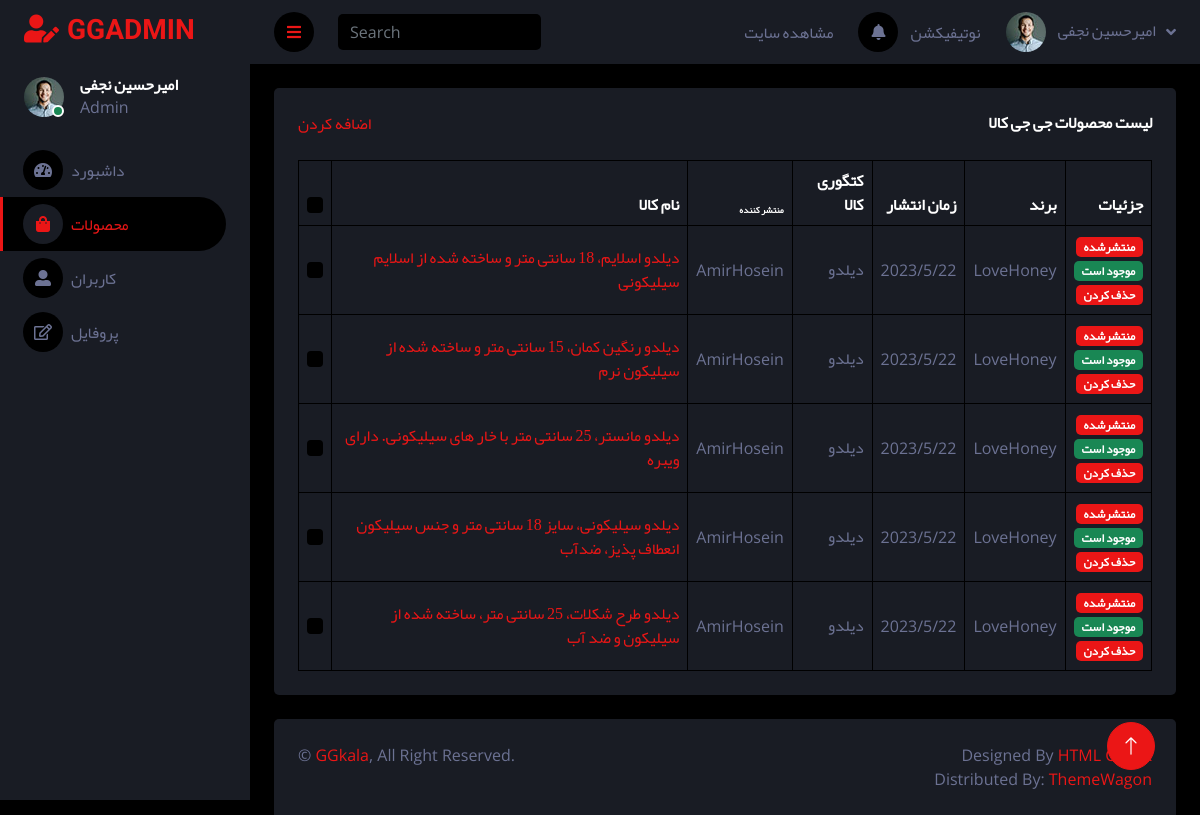
Page /account/products/ (signed in) on the committed database.
### account/models.py (models this page shows, shortened)
class User(AbstractUser):
    email = models.EmailField(unique=True, verbose_name='آدرس ایمیل')
    special_user = models.DateTimeField(blank=True, default=timezone.now, verbose_name='کاربر ویژه')
    def is_special_user(self):
        if self.special_user > timezone.now():
            return True
        else:
            return False
    is_special_user.boolean = True
    class Meta:
        ordering = ['-date_joined']

### Products/models.py (models this page shows, shortened)
class SexToys(models.Model):
    INVENTORY = (("available", "موجود"),
                 ("unavailable", "ناموجود"))
    PUBLISHD = (("published", "منتشر شده"),
                ("unpublished", "پیش نویس"),
                ("pending", "درحال بررسی"),
                ("returned", "برگشت داده شده"),)
    publisher = models.ForeignKey(User, null=True, on_delete=models.SET_NULL, related_name="publisher_Products", verbose_name="اضافه کننده")
    title = models.TextField(max_length=65, verbose_name="عنوان")
    photo = models.ImageField(upload_to="products_imagecs", verbose_name="تصویر")
    price = models.IntegerField(verbose_name="قیمت")
    off = models.IntegerField(default=0, blank=True, verbose_name='درصد تخفیف')
    color = models.ManyToManyField(Color, verbose_name="رنگ")
    category = models.ManyToManyField(Category, related_name="sexy_toys_related_name", verbose_name="کتگوری")
    brand = models.CharField(max_length=30, blank=True, verbose_name="برند")
    size = models.CharField(max_length=30, verbose_name="سایز")
    about = models.TextField(verbose_name="توضیحات")
    slug = models.SlugField(unique=True, verbose_name="اسلاگ")
    inventory = models.CharField(max_length=15, choices=INVENTORY, default="Available", verbose_name="موجود")
    publish = models.CharField(max_length=15, choices=PUBLISHD, default="unpublished", verbose_name="وضعیت انتشار")
    created = models.DateTimeField(auto_now_add=True)
    update = models.DateTimeField(auto_now=True)
    hits = models.ManyToManyField(ViewCounter, blank=True, related_name='hits_related')
    review = models.ManyToManyField(ReviewModel, blank=True, related_name='review_related')
    real = models.IntegerField(blank=True, default=0)
    object = MyManager()
    reason_for_return = models.TextField(verbose_name="دلیل قبول نشدن محصول", blank=True, help_text='اگر قرار است محصول را رد کنید، چند خطی در مورد دلیل آن بنویسید')
    def show_category(self):
        return ", ".join([cat.category_name for cat in self.category.return_truestatus()])
    def created_short(self):
        return date_format(self.created, format='SHORT_DATE_FORMAT', use_l10n=True)
    class Meta:
        ordering = ("-created",)

### Category/models.py (models this page shows, shortened)
class Category(models.Model):
    parent = models.ForeignKey('self', default=None, blank=True, null=True, on_delete=models.SET_NULL, related_name='parents_related')
    category_name = models.CharField(max_length=100)
    page_title = models.CharField(max_length=30, default="جی جی کالا")
    slug = models.SlugField(unique=True)
    status = models.BooleanField(default=True)
    caption = models.TextField(default="")
    photo = models.ImageField(upload_to="Sex-Toys-photo", blank=True)
    position = models.IntegerField(unique=True)
    class Meta:
        ordering = ['parent__id', 'position']
    objects = CategoryManager()

### account/views.py (the view)
# urls.py: path('products/', ProductAdmin.as_view(), name="products"),
class ProductAdmin(SuperUserAndStaffMixin, ListView):
    template_name = "registration/products_list.html"
    def get_queryset(self):
        if self.request.user.is_superuser:
            return SexToys.object.all()
        elif self.request.user.is_staff:
            return SexToys.object.filter(publisher=self.request.user)

### Category/models.py (called while the page is built)
    def return_truestatus(self):
        return self.filter(status="True")

### account/mixin.py (called while the page is built)
    def dispatch(self, request, *args, **kwargs):
        if request.user.is_superuser or request.user.is_staff:
            return super().dispatch(request, *args, **kwargs)
        else:
            raise Http404("not found")

### account/templatetags/base_tags.py (called while the page is built)
@register.inclusion_tag("registration/tags/select_meno.html")
def link(request, link_name, content, classes):
    return {
        "request": request,
        "link_name": link_name,
        "link": "account:{0}".format(link_name),
        "content": content,
        "classes": classes
    }

### account/templates/registration/products_list.html (shortened to what this page needs)
{% extends 'registration/main.html' %}
{% block body %}
    <div class="container-fluid pt-4 px-4">
        <div class="bg-secondary text-center rounded p-4">
            <div class="d-flex align-items-center justify-content-between mb-4">
                <a href="{% url 'account:product_create' %}" class="yekan">اضافه کردن</a>
                <h6 class="mb-0 yekan">لیست محصولات جی جی کالا</h6>
            </div>
            <div class="table-responsive">
                <table class="table text-start align-middle table-bordered table-hover mb-0">
                    <thead>
                    <tr class="text-white">
                        <th scope="col"><label>
                            <input class="form-check-input" type="checkbox">
                        </label></th>
                        <th scope="col" class="yekan">نام کالا</th>
                        <th scope="col" class="yekan" style="font-size: 9px;">منتشر کننده</th>
                        <th scope="col" class="yekan">کتگوری کالا</th>
                        <th scope="col" class="yekan">زمان انتشار</th>
                        <th scope="col" class="yekan">برند</th>
                        <th scope="col" class="yekan">جزئیات</th>
                    </tr>
                    </thead>
                    <tbody>
                    {% for object in object_list %}
                        <tr>
                            <td><label>
                                <input class="form-check-input" type="checkbox">
                            </label></td>
                            <td class="yekan dir-rtl" >
                                {% if object.publish == 'unpublished' or object.publish == 'returned' or user.is_superuser %}
                                    <a href="{% url 'account:product_update' object.pk %}">{{ object.title|truncatechars:100 }}</a>
                                {% else %}
                                    {{ object.title|truncatechars:100 }}
                                {% endif %}
                            </td>
                            <td>{{ object.publisher }}</td>
                            <td class="yekan">{{ object.show_category|truncatechars:200 }}</td>
                            <td>{{ object.created_short }}</td>
                            <td>{{ object.brand }}</td>
                            <td class="yekan">
                                {% if object.publish == "published" %}
                                    <span class="d-block"><a class="badge bg-primary yekan low_font" href="{% url 'Products:detail' object.slug %}">منتشرشده</a></span>
                                {% elif object.publish == "unpublished" %}
                                    <span class="d-block"><a class="badge bg-info yekan low_font" href="{% url 'Products:preview' object.pk %}">منتشرنشده</a></span>
                                {% elif object.publish == "pending" %}
                                    <span class="d-block"><a class="badge bg-info yekan low_font" href="{% url 'Products:preview' object.pk %}">درحال بررسی</a></span>
                                {% elif object.publish == "returned" %}
                                    <span class="d-block"><a class="badge bg-light yekan low_font" href="{% url 'Products:preview' object.pk %}">برگشت داده شده</a></span>
                                {% endif %}
                                {% if object.inventory == "unavailable" %}
                                    <span class="d-block"><a class="badge bg-warning yekan low_font" href="#">ناموجود است</a></span>
                                {% elif object.inventory == "available" %}
                                    <span class="d-block"><a class="badge bg-success yekan low_font" href="#">موجود است</a></span>
                                {% endif %}
                                {% if user.is_superuser %}
                                    <span class="d-block"><a class="badge bg-primary yekan low_font" href="{% url 'account:product_delete' object.pk %}">حذف کردن</a></span>
                                {% endif %}
                            </td>
                        </tr>
                    {% endfor %}
                    </tbody>
                </table>
            </div>
        </div>
    </div>
{% endblock %}

### account/templates/registration/main.html (shortened to what this page needs)
{% load static %}
{% load base_tags %}
<!DOCTYPE html>
<html lang="en">
<head>
    <link href="https://cdnjs.cloudflare.com/ajax/libs/font-awesome/5.10.0/css/all.min.css" rel="stylesheet">
    <link href="https://cdn.jsdelivr.net/npm/bootstrap-icons@1.4.1/font/bootstrap-icons.css" rel="stylesheet">
    <link href="{% static 'account/dashboard/lib/owlcarousel/assets/owl.carousel.min.css' %}" rel="stylesheet">
    <link href="{% static 'account/dashboard/lib/tempusdominus/css/tempusdominus-bootstrap-4.min.css' %}" rel="stylesheet">
    <link href="{% static 'account/dashboard/css/bootstrap.min.css' %}" rel="stylesheet">
    <link href="{% static 'account/dashboard/css/style.css' %}" rel="stylesheet">
</head>
<body>
<div class="container-fluid position-relative d-flex p-0">
    <div class="sidebar pe-4 pb-3">
        <nav class="navbar bg-secondary navbar-dark">
            <a href="{% url 'account:dashboard' %}" class="navbar-brand mx-4 mb-3">
                <h3 class="text-primary"><i class="fa fa-user-edit me-2"></i>GGADMIN</h3>
            </a>
            <div class="d-flex align-items-center ms-4 mb-4">
                <div class="position-relative">
                    <img class="rounded-circle" src="{% static 'account/dashboard/img/user.jpg' %}" alt="" style="width: 40px; height: 40px;">
                    <div class="bg-success rounded-circle border border-2 border-white position-absolute end-0 bottom-0 p-1"></div>
                </div>
                <div class="ms-3">
                    <h6 class="mb-0 yekan">{{ user.get_full_name }}</h6>
                    <span>Admin</span>
                </div>
            </div>
            <div class="navbar-nav w-100">
                {% link request 'dashboard' 'داشبورد' 'fa fa-tachometer-alt me-2' %}
                {% link request 'products' 'محصولات' 'fa fa-shopping-bag me-2' %}
                {% if user.is_superuser %}
                    {% link request 'users' 'کاربران' 'fas fa-user-alt me-2' %}
                {% endif %}
                {% link request 'profile' 'پروفایل' 'far fa-edit me-2' %}
            </div>
        </nav>
    </div>
</div>
<div class="content">
    <nav class="navbar navbar-expand bg-secondary navbar-dark sticky-top px-4 py-0">
        <a href="#" class="sidebar-toggler flex-shrink-0">
            <i class="fa fa-bars"></i>
        </a>
        <form class="d-none d-md-flex ms-4">
            <label>
                <input class="form-control bg-dark border-0" type="search" placeholder="Search">
            </label>
        </form>
        <div class="navbar-nav align-items-center ms-auto">
            <div class="nav-item dropdown">
                <a href="{% url 'Home:home' %}" class="nav-link" target="_blank">
                    <span class="d-none d-lg-inline-flex yekan">مشاهده سایت</span>
                </a>
            </div>
            <div class="nav-item dropdown">
                <a href="#" class="nav-link">
                    <i class="fa fa-bell me-lg-2"></i>
                    <span class="d-none d-lg-inline-flex yekan">نوتیفیکشن</span>
                </a>
            </div>
            <div class="nav-item dropdown">
                <a href="#" class="nav-link dropdown-toggle" data-bs-toggle="dropdown">
                    <img class="rounded-circle me-lg-2" src="{% static 'account/dashboard/img/user.jpg' %}" alt="" style="width: 40px; height: 40px;">
                    <span class="d-none d-lg-inline-flex yekan">{{ user.get_full_name }}</span>
                </a>
            </div>
        </div>
    </nav>
    {% block body %}{% endblock %}
    <div class="container-fluid pt-4 px-4">
        <div class="bg-secondary rounded-top p-4">
            <div class="row">
                <div class="col-12 col-sm-6 text-center text-sm-start">
                    &copy; <a href="#">GGkala</a>, All Right Reserved.
                </div>
                <div class="col-12 col-sm-6 text-center text-sm-end">
                    Designed By <a href="#">HTML Codex</a>
                    <br>Distributed By: <a href="#" target="_blank">ThemeWagon</a>
                </div>
            </div>
        </div>
    </div>
</div>
<a href="#" class="btn btn-lg btn-primary btn-lg-square back-to-top"><i class="bi bi-arrow-up"></i></a>
</body>
</html>

### static/account/dashboard/css/style.css (style rules this page uses)
.yekan { font-family: Yekan, serif; text-align: right; }
.dir-rtl { direction: rtl; text-align: right; }
:root { --primary: #EB1616; --secondary: #191C24; --light: #6C7293; --dark: #000000; }
.back-to-top { position: fixed; display: none; right: 45px; bottom: 45px; z-index: 99; }
.btn { transition: .5s; }
.btn-lg-square { width: 48px; height: 48px; }
.btn-square, .btn-sm-square, .btn-lg-square { padding: 0; display: inline-flex; align-items: center; justify-content: center; font-weight: normal; border-radius: 50px; }
.sidebar { position: fixed; top: 0; left: 0; bottom: 0; width: 250px; height: 100vh; overflow-y: auto; background: var(--secondary); transition: 0.5s; z-index: 999; }
.content { margin-left: 250px; min-height: 100vh; background: var(--dark); transition: 0.5s; }
@media (min-width: 992px) { .sidebar { margin-left: 0; } }
@media (min-width: 992px) { .content { width: calc(100% - 250px); } }
.content .navbar .navbar-nav .nav-link { margin-left: 25px; padding: 12px 0; color: var(--light); outline: none; }
.content .navbar .sidebar-toggler, .content .navbar .navbar-nav .nav-link i { width: 40px; height: 40px; display: inline-flex; align-items: center; justify-content: center; background: var(--dark); border-radius: 40px; }
.content .navbar .dropdown-toggle::after { margin-left: 6px; vertical-align: middle; border: none; content: "\f107"; font-family: "Font Awesome 5 Free", serif; font-weight: 900; transition: .5s; }
.low_font { font-size: 12px; }

### rows in the picture
User: get_full_name "امیرحسین نجفی"
SexToys: title "دیلدو اسلایم، 18 سانتی متر و ساخته شده از اسلایم سیلیکونی", publisher "AmirHosein", show_category "دیلدو", created_short "2023/5/22", brand "LoveHoney", publish "منتشرشده", inventory "موجود است"
SexToys: title "دیلدو رنگین کمان، 15 سانتی متر و ساخته شده از سیلیکون نرم", publisher "AmirHosein", show_category "دیلدو", created_short "2023/5/22", brand "LoveHoney", publish "منتشرشده", inventory "موجود است"
SexToys: title "دیلدو مانستر، 25 سانتی متر با خار های سیلیکونی. دارای ویبره", publisher "AmirHosein", show_category "دیلدو", created_short "2023/5/22", brand "LoveHoney", publish "منتشرشده", inventory "موجود است"
SexToys: title "دیلدو سیلیکونی، سایز 18 سانتی متر و جنس سیلیکون انعطاف پذیز، ضدآب", publisher "AmirHosein", show_category "دیلدو", created_short "2023/5/22", brand "LoveHoney", publish "منتشرشده", inventory "موجود است"
SexToys: title "دیلدو طرح شکلات، 25 سانتی متر، ساخته شده از سیلیکون و ضد آب", publisher "AmirHosein", show_category "دیلدو", created_short "2023/5/22", brand "LoveHoney", publish "منتشرشده", inventory "موجود است"

### other values in the picture
{{ content }} "داشبورد محصولات کاربران پروفایل"
